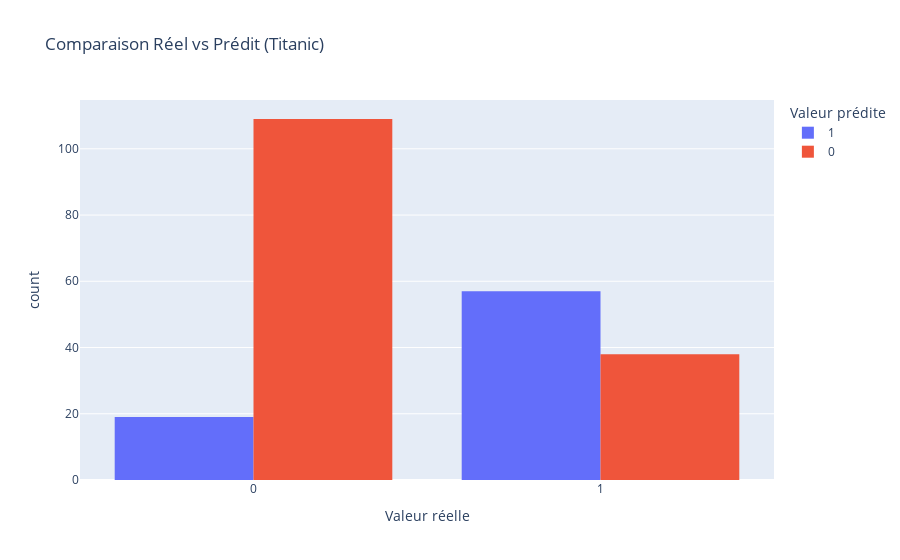

This figure's notebook cell:
### Code cell
# Barplot interactif : Prédit vs Réel (groupé)
import plotly.express as px

fig = px.histogram(comparison, x='Réel', color='Prédit', barmode='group',
                   title='Comparaison Réel vs Prédit (Titanic)', 
                   labels={'Réel': 'Valeur réelle', 'Prédit': 'Valeur prédite'})
fig.update_layout(bargap=0.2)
fig.show()

### Figure 1 — Plotly figure (JSON) as saved in the notebook; plotly's stock layout.template omitted (floating-point values rounded to 4 significant figures; data arrays with more than 128 entries replaced by an {"elided": "..."} marker saying what was removed)
{"data": [{"alignmentgroup": "True", "bingroup": "x", "hovertemplate": "Valeur prédite=1<br>Valeur réelle=%{x}<br>count=%{y}<extra></extra>", "legendgroup": "1", "marker": {"color": "#636efa", "pattern": {"shape": ""}}, "name": "1", "offsetgroup": "1", "orientation": "v", "showlegend": true, "type": "histogram", "x": [1, 1, 0, 1, 1, 1, 1, 1, 1, 0, 1, 0, 1, 1, 1, 0, 0, 1, 1, 1, 1, 1, 1, 0, 0, 0, 0, 1, 1, 1, 0, 1, 1, 1, 0, 0, 1, 1, 0, 1, 1, 1, 1, 1, 1, 1, 1, 0, 0, 1, 0, 0, 1, 0, 1, 1, 1, 0, 1, 1, 1, 1, 1, 1, 1, 1, 1, 1, 1, 1, 1, 1, 1, 1, 1, 1], "xaxis": "x", "yaxis": "y"}, {"alignmentgroup": "True", "bingroup": "x", "hovertemplate": "Valeur prédite=0<br>Valeur réelle=%{x}<br>count=%{y}<extra></extra>", "legendgroup": "0", "marker": {"color": "#EF553B", "pattern": {"shape": ""}}, "name": "0", "offsetgroup": "0", "orientation": "v", "showlegend": true, "type": "histogram", "x": {"elided": "147 int values"}, "xaxis": "x", "yaxis": "y"}], "layout": {"bargap": 0.2, "barmode": "group", "legend": {"title": {"text": "Valeur prédite"}, "tracegroupgap": 0}, "title": {"text": "Comparaison Réel vs Prédit (Titanic)"}, "xaxis": {"anchor": "y", "domain": [0, 1], "title": {"text": "Valeur réelle"}}, "yaxis": {"anchor": "x", "domain": [0, 1], "title": {"text": "count"}}}}
